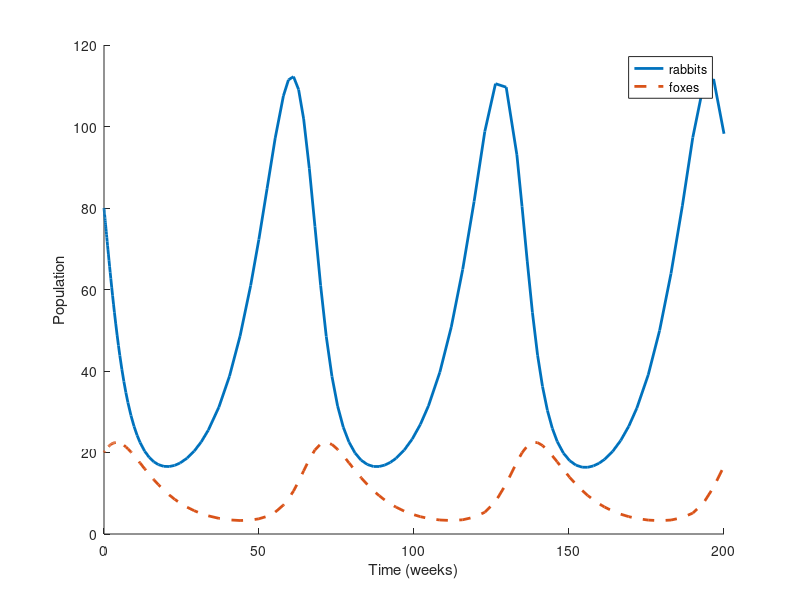
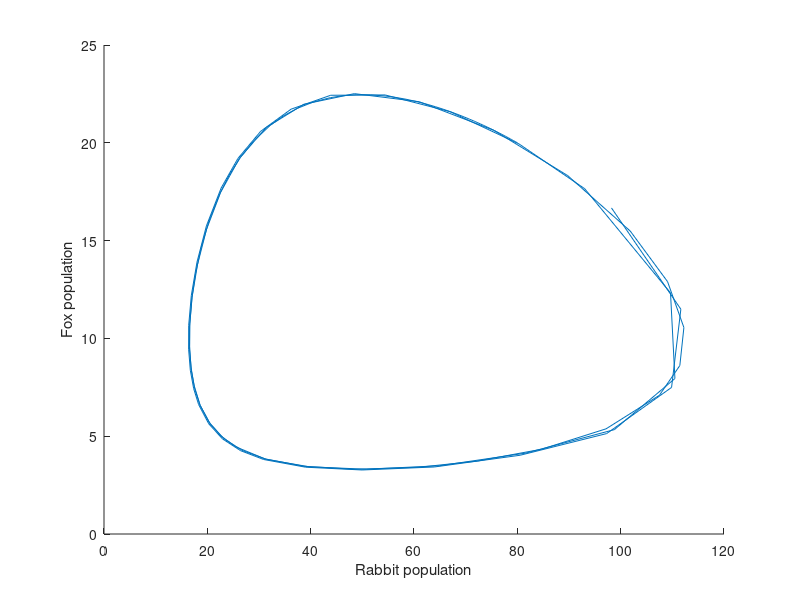

The MATLAB source for these figures, in order:
% Simulate the Lotka-Volterra model and plot the results.

function res = lotka()
    % test the rate function
    t = 0;
    V_init = [80, 20];
    R = rate_func(t, V_init)
    
    % run the ODE solver
    tspan = [0, 200];
    [T, M] = ode45(@rate_func, tspan, V_init);
    
    % plot the time series
    clf; hold on
    R = M(:, 1);
    F = M(:, 2);
    plot(T, R, 'LineWidth', 2)
    plot(T, F, '--', 'LineWidth', 2)
    xlabel('Time (weeks)')
    ylabel('Population')
    legend('rabbits', 'foxes')
    saveas(gcf, '../../book/figs/lotka.eps', 'epsc')

    % plot the trajectory
    clf; hold on
    plot(R, F)
    xlabel('Rabbit population')
    ylabel('Fox population')
    saveas(gcf, '../../book/figs/phase.eps', 'epsc')
end


function res = rate_func(t, V)
    % unpack the elements of V
    x = V(1);
    y = V(2);

    % set the parameters
    a = 0.1;
    b = 0.01;
    c = 0.1;
    d = 0.002;

    % compute the derivatives
    dxdt = a*x - b*x*y;
    dydt = -c*y + d*x*y;

    % pack the derivatives into a vector
    res = [dxdt; dydt];
end
